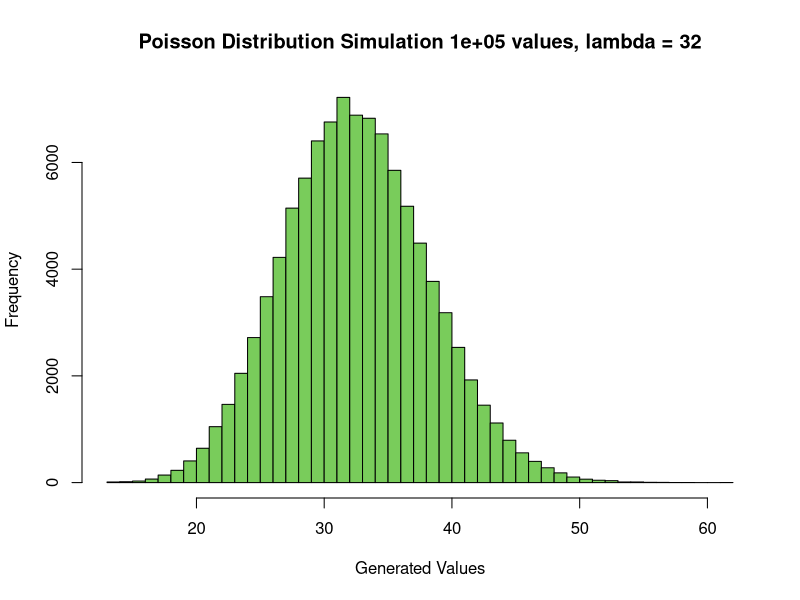
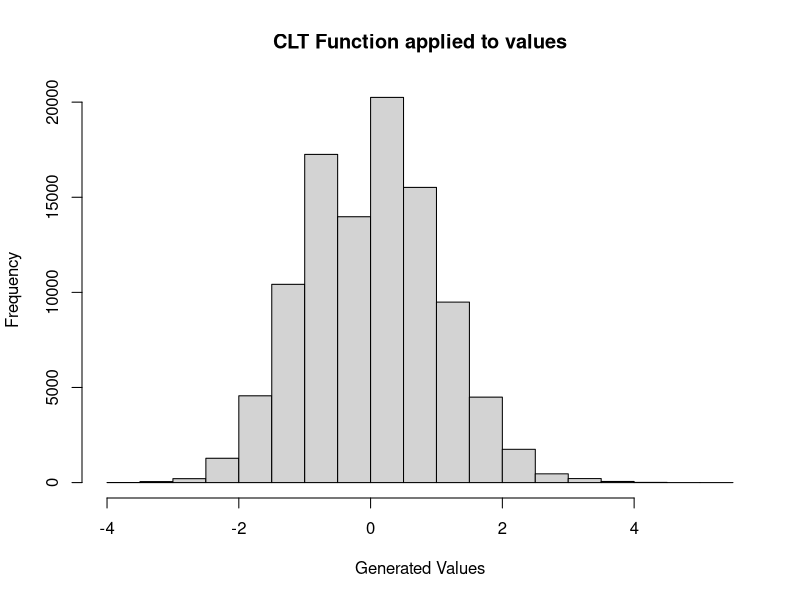
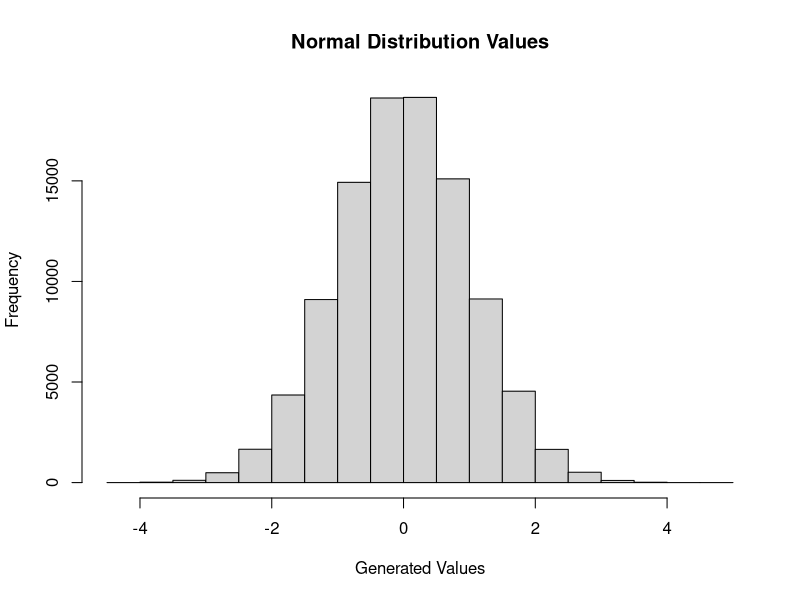
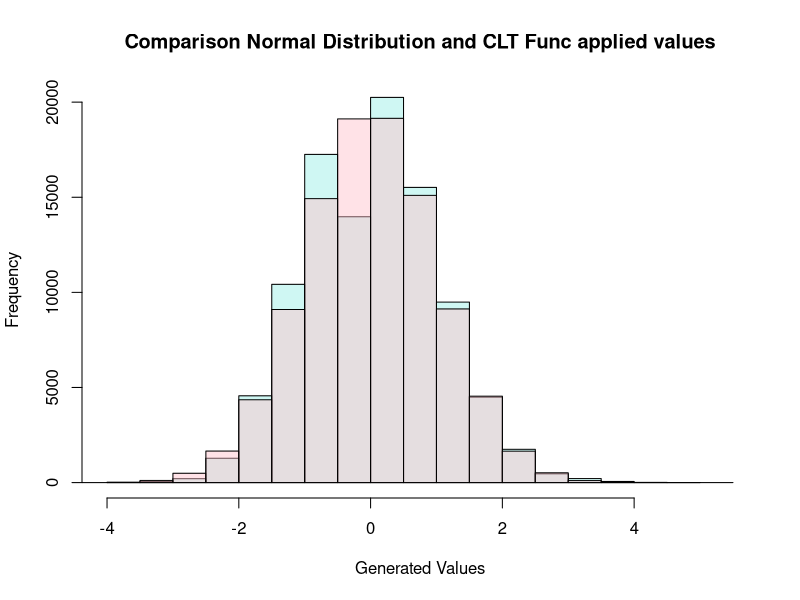

Reproduce these figures in R, in order.
## Outputs and Strings ##
interval_format <-
          "Sample Probability: %f | Poisson Probability: %f | Error: %f"

## NUESTRA SEMILLA ##
set.seed(42069) ## jaja numero gracioso

## EJERCICIO 1 - GENERACION DE UNA MUESTRA DE TAMANYO N
### VARIABLES ###
size <- 100000
lambda <- 32
pois_vals <- integer()

## FUNCION PARA GENERAR NUESTROS VALORES DE LA DISTRIBUCION POISSON ##
gen_poisson_values <- function(lambda) {
  sum <- 0
  count <- 0
  while (sum < lambda) {
    sum <- sum - log(runif(1))
    count <- count + 1
  }
  return(count)
}

## GENERANDO NUESTOR VECTOR DE VALORES ##
for (i in 1:size) {
  pois_vals[i] <- gen_poisson_values(lambda)
}
min_val <- min(pois_vals)
max_val <- max(pois_vals)

## EJERCICIO 2 - HISTOGRAMA DE LA DISTRIBUCION DE FRECUENCIAS ##
hist(
      pois_vals,
      main = paste("Poisson Distribution Simulation",
                    size, "values, lambda =", lambda
                  ),
      xlab = "Generated Values",
      xlim = c(min_val, max_val),
      breaks = max_val - min_val,
      col = "#79cc5b"
    )

## EJERCICIO 3 - ESTIMACION DE PROBABILIDADES DE INTERVALOS ##
error_sum <- 0
for (i in min_val:max_val) {
  prob_dist <- ppois(i, lambda)
  prob_sample <- length(which(pois_vals < i)) / size

  error <- abs(prob_dist - prob_sample) / prob_dist
  error_sum <- error_sum + error
  print(sprintf(interval_format,
                prob_sample,
                prob_dist,
                error
                )
        )
}
sprintf("Mean error : %f", error_sum / size)

## EJERCICIO 4 - VALORES PUNTUALES DE LA MEDIA Y LA VARIANZA MUESTRAL ##
pois_mean <- mean(pois_vals)
pois_var <- var(pois_vals)

## EJERICICIO 5 - APLICACION DEL TEOREMA CENTRAL DEL LIMITE ##
clt_function <- function(x) {
  num_aux <- (x - pois_mean) / sqrt(pois_var)
  return(num_aux)
}

clt_values <- sapply(pois_vals, clt_function)
clt_mean <- mean(clt_values)
clt_var <- var(clt_values)

# MEDIA Y VARIANZA DE LA DISTRIBUCION TRAS APLICAR CLT FUNCTION #
clt_mean
clt_var

## OBTENEMOS LOS HISTOGRAMAS DE AMBAS DISTRIBUCIONES DE VALORES ##
clt_hist <- hist(clt_values,
                  main = "CLT Function applied to values",
                  xlab = "Generated Values"
                )

sample_normal <- rnorm(100000)
norm <- hist(sample_normal,
              main = "Normal Distribution Values",
              xlab = "Generated Values",
            )

## PONEMOS LAS GRAFICAS SOLAPADAS PARA OBSERVAR LAS DIFERENCIAS :> #
plot(clt_hist,
      main = "Comparison Normal Distribution and CLT Func applied values",
      xlab = "Generated Values",
      col = rgb(64 / 255, 224 / 255, 208 / 255, 0.25)
    )
plot(norm,
      col = rgb(255 / 255, 192 / 255, 203 / 255, 0.45),
      add = T
    )
